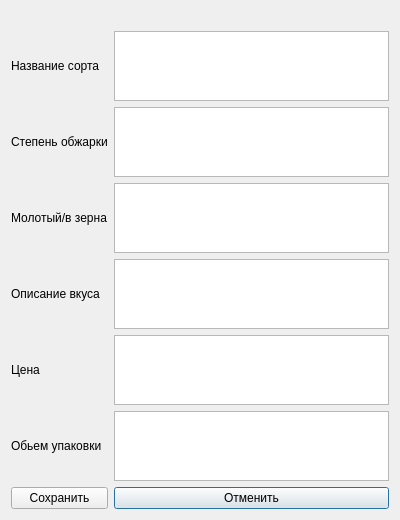
<?xml version="1.0" encoding="UTF-8"?>
<ui version="4.0">
 <class>Dialog</class>
 <widget class="QDialog" name="Dialog">
  <property name="geometry">
   <rect>
    <x>0</x>
    <y>0</y>
    <width>400</width>
    <height>503</height>
   </rect>
  </property>
  <property name="windowTitle">
   <string>Dialog</string>
  </property>
  <layout class="QGridLayout" name="gridLayout">
   <item row="1" column="0">
    <widget class="QLabel" name="label">
     <property name="text">
      <string>Название сорта</string>
     </property>
    </widget>
   </item>
   <item row="1" column="1">
    <widget class="QPlainTextEdit" name="plainTextEdit_1"/>
   </item>
   <item row="2" column="0">
    <widget class="QLabel" name="label_2">
     <property name="text">
      <string>Степень обжарки</string>
     </property>
    </widget>
   </item>
   <item row="2" column="1">
    <widget class="QPlainTextEdit" name="plainTextEdit_2"/>
   </item>
   <item row="3" column="1">
    <widget class="QPlainTextEdit" name="plainTextEdit_3"/>
   </item>
   <item row="3" column="0">
    <widget class="QLabel" name="label_3">
     <property name="text">
      <string>Молотый/в зерна</string>
     </property>
    </widget>
   </item>
   <item row="7" column="1">
    <widget class="QPushButton" name="cancel">
     <property name="text">
      <string>Отменить</string>
     </property>
    </widget>
   </item>
   <item row="5" column="1">
    <widget class="QPlainTextEdit" name="plainTextEdit_5"/>
   </item>
   <item row="4" column="1">
    <widget class="QPlainTextEdit" name="plainTextEdit_6"/>
   </item>
   <item row="6" column="1">
    <widget class="QPlainTextEdit" name="plainTextEdit_4"/>
   </item>
   <item row="4" column="0">
    <widget class="QLabel" name="label_4">
     <property name="text">
      <string>Описание вкуса</string>
     </property>
    </widget>
   </item>
   <item row="6" column="0">
    <widget class="QLabel" name="label_6">
     <property name="text">
      <string>Обьем упаковки</string>
     </property>
    </widget>
   </item>
   <item row="5" column="0">
    <widget class="QLabel" name="label_5">
     <property name="text">
      <string>Цена</string>
     </property>
    </widget>
   </item>
   <item row="7" column="0">
    <widget class="QPushButton" name="save">
     <property name="text">
      <string>Сохранить</string>
     </property>
    </widget>
   </item>
   <item row="0" column="0" colspan="2">
    <widget class="QLabel" name="label_7">
     <property name="text">
      <string/>
     </property>
    </widget>
   </item>
  </layout>
 </widget>
 <resources/>
 <connections/>
</ui>
